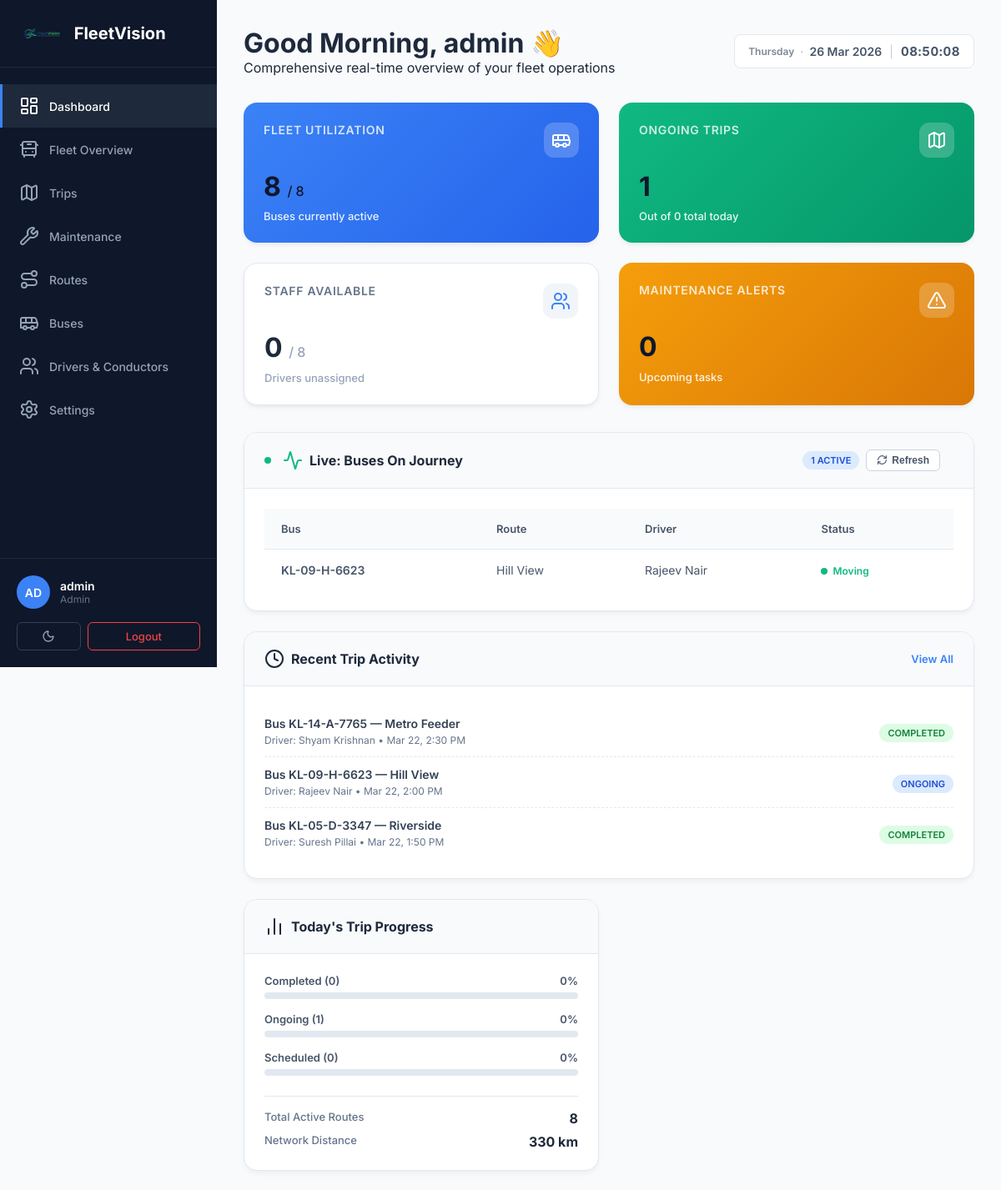
Before: /dashboard.php (signed in, upper part) with the older database file.
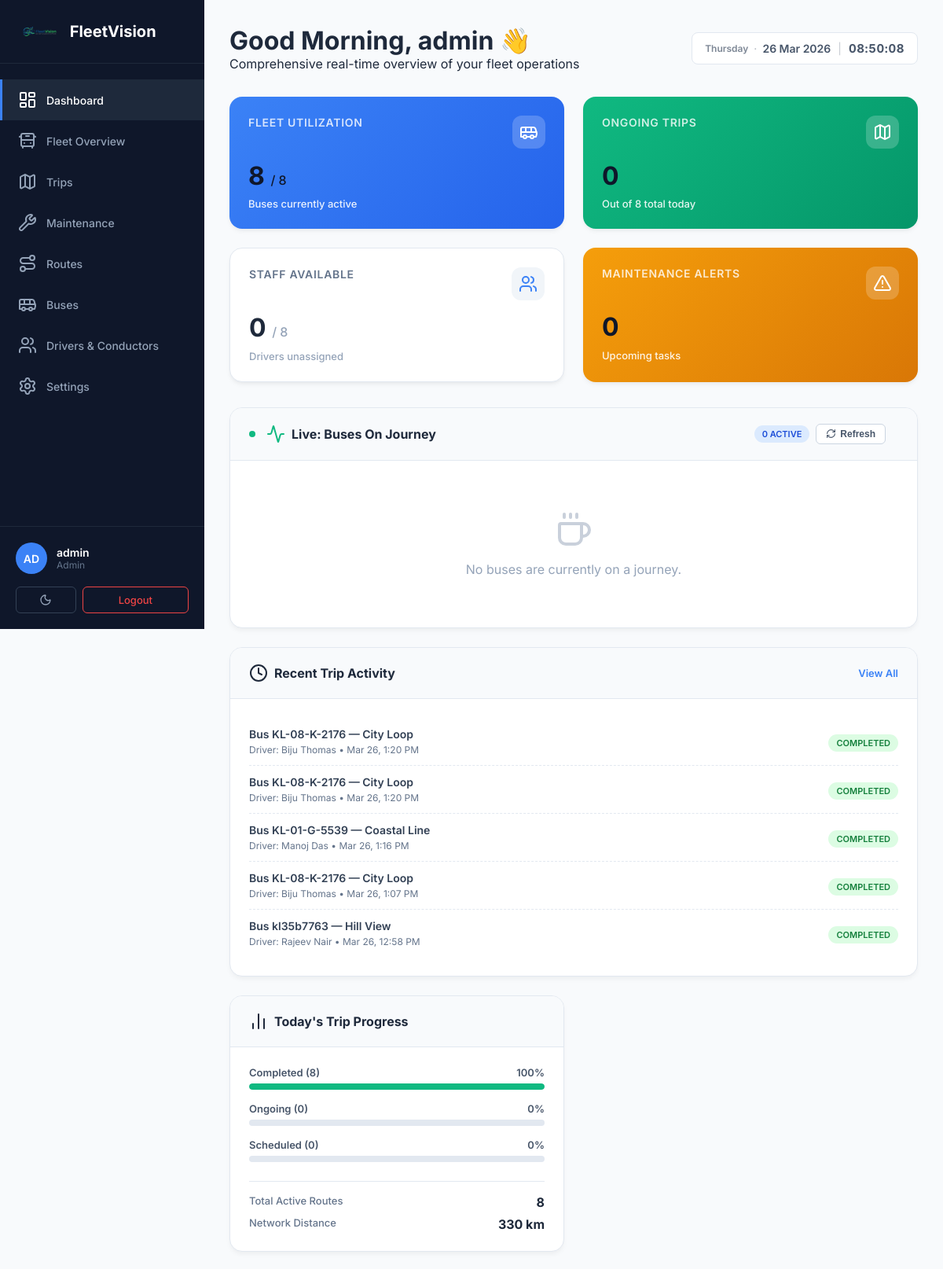
After: the same page with the newer database file.
### tables this page shows
CREATE TABLE buses (
        id INTEGER PRIMARY KEY AUTOINCREMENT,
        bus_number TEXT NOT NULL UNIQUE,
        make TEXT,
        model TEXT,
        year INTEGER,
        capacity INTEGER,
        status TEXT DEFAULT 'active',
        created_at DATETIME DEFAULT CURRENT_TIMESTAMP
    , gps_url TEXT, cctv_url_1 TEXT, cctv_url_2 TEXT, route_id INTEGER REFERENCES routes(id), driver_id INTEGER REFERENCES users(id), conductor_id INTEGER REFERENCES users(id));

CREATE TABLE routes (
        id INTEGER PRIMARY KEY AUTOINCREMENT,
        route_name TEXT NOT NULL,
        start_location TEXT,
        end_location TEXT,
        distance REAL,
        estimated_duration INTEGER, -- stored in minutes
        status TEXT DEFAULT 'active',
        created_at DATETIME DEFAULT CURRENT_TIMESTAMP
    );

CREATE TABLE users (
        id INTEGER PRIMARY KEY AUTOINCREMENT,
        username TEXT NOT NULL UNIQUE,
        email TEXT NOT NULL UNIQUE,
        password_hash TEXT,
        google_id TEXT UNIQUE,
        role TEXT DEFAULT 'user',
        status TEXT DEFAULT 'pending',
        created_at DATETIME DEFAULT CURRENT_TIMESTAMP
    , contact_no TEXT, license_number TEXT, emergency_contact TEXT, blood_type TEXT);

CREATE TABLE trips (
        id INTEGER PRIMARY KEY AUTOINCREMENT,
        bus_id INTEGER,
        route_id INTEGER,
        driver_id INTEGER,
        start_time DATETIME,
        end_time DATETIME,
        status TEXT DEFAULT 'scheduled',
        notes TEXT,
        created_at DATETIME DEFAULT CURRENT_TIMESTAMP, conductor_id INTEGER REFERENCES users(id),
        FOREIGN KEY(bus_id) REFERENCES buses(id),
        FOREIGN KEY(route_id) REFERENCES routes(id),
        FOREIGN KEY(driver_id) REFERENCES users(id)
    );

### dashboard.php (the view, shortened to what the changed rows need)
<?php
include __DIR__ . '/includes/header.php';
require_once __DIR__ . '/includes/db.php';
$role = isset($_SESSION['role']) ? strtolower($_SESSION['role']) : null;
$today = date('Y-m-d');
$current_username = $_SESSION['username'] ?? 'User';
$total_buses = (int)$pdo->query("SELECT COUNT(*) FROM buses WHERE status != 'deleted'")->fetchColumn();
$active_buses = (int)$pdo->query("SELECT COUNT(*) FROM buses WHERE status = 'active'")->fetchColumn();
$trips_today = (int)$pdo->query("SELECT COUNT(*) FROM trips WHERE DATE(start_time) = '$today'")->fetchColumn();
$ongoing_trips = (int)$pdo->query("SELECT COUNT(*) FROM trips WHERE status = 'ongoing'")->fetchColumn();
$completed_trips = (int)$pdo->query("SELECT COUNT(*) FROM trips WHERE DATE(start_time) = '$today' AND status = 'completed'")->fetchColumn();
$scheduled_trips_today = (int)$pdo->query("SELECT COUNT(*) FROM trips WHERE DATE(start_time) = '$today' AND status = 'scheduled'")->fetchColumn();
$maint_due = (int)$pdo->query("SELECT COUNT(*) FROM services WHERE status IN ('scheduled','ongoing')")->fetchColumn();
$maint_overdue = (int)$pdo->query("SELECT COUNT(*) FROM services WHERE status = 'scheduled' AND service_date < '$today'")->fetchColumn();
$total_routes = (int)$pdo->query("SELECT COUNT(*) FROM routes WHERE status = 'active'")->fetchColumn();
$total_route_distance = (float)$pdo->query("SELECT SUM(distance) FROM routes WHERE status = 'active'")->fetchColumn();
$total_drivers = (int)$pdo->query("SELECT COUNT(*) FROM users WHERE role = 'driver' AND status != 'deleted'")->fetchColumn();
$available_drivers = (int)$pdo->query("SELECT COUNT(*) FROM users u LEFT JOIN buses b ON b.driver_id = u.id WHERE u.role = 'driver' AND u.status = 'approved' AND b.id IS NULL")->fetchColumn();
$latest_trips = $pdo->query("
    SELECT t.*, b.bus_number, r.route_name, u.username as driver_name
    FROM trips t
    LEFT JOIN buses b ON t.bus_id = b.id
    LEFT JOIN routes r ON t.route_id = r.id
    LEFT JOIN users u ON t.driver_id = u.id
    ORDER BY t.start_time DESC LIMIT 5
")->fetchAll(PDO::FETCH_ASSOC);
$buses_on_journey = $pdo->query("
    SELECT b.bus_number, b.make, b.model, r.route_name, u.username as driver_name
    FROM trips t
    JOIN buses b ON t.bus_id = b.id
    JOIN routes r ON t.route_id = r.id
    LEFT JOIN users u ON t.driver_id = u.id
    WHERE t.status = 'ongoing'
")->fetchAll(PDO::FETCH_ASSOC);
?>
<header class="top-header">
    <div class="header-left">
        <div class="greeting-section">
            <h1 class="greeting-title">Good <?php $h=(int)date('H'); echo $h<12?'Morning':($h<17?'Afternoon':'Evening'); ?>, <?php echo htmlspecialchars($current_username); ?> 👋</h1>
        </div>
    </div>
</header>
<section class="content-section">
<?php if ($role === 'admin' || $role === 'fleet manager' || $role === 'fleet_manager'): ?>
    <div class="dashboard-grid">
        <div class="stat-card primary col-span-3">
            <div class="stat-header">
                <div class="stat-title">Fleet Utilization</div>
                <div class="stat-icon"><i data-lucide="bus"></i></div>
            </div>
            <div class="stat-value" id="kpi-active-buses"><?php echo $active_buses; ?> <span style="font-size:16px;font-weight:500;">/ <span id="kpi-total-buses"><?php echo $total_buses; ?></span></span></div>
            <div class="stat-desc">Buses currently active</div>
        </div>
        <div class="stat-card success col-span-3">
            <div class="stat-header">
                <div class="stat-title">Ongoing Trips</div>
                <div class="stat-icon"><i data-lucide="map"></i></div>
            </div>
            <div class="stat-value" id="kpi-ongoing-trips"><?php echo $ongoing_trips; ?></div>
            <div class="stat-desc">Out of <span id="kpi-trips-today"><?php echo $trips_today; ?></span> total today</div>
        </div>
        <div class="stat-card col-span-3">
            <div class="stat-header">
                <div class="stat-title">Staff Available</div>
                <div class="stat-icon"><i data-lucide="users"></i></div>
            </div>
            <div class="stat-value" style="color:#1e293b;"><span id="kpi-avail-drivers"><?php echo $available_drivers; ?></span> <span style="font-size:16px;font-weight:500;color:#94a3b8;">/ <span id="kpi-total-drivers"><?php echo $total_drivers; ?></span></span></div>
            <div class="stat-desc">Drivers unassigned</div>
        </div>
        <div class="stat-card <?php echo $maint_overdue > 0 ? 'danger' : 'warning'; ?> col-span-3" id="kpi-maint-card">
            <div class="stat-header">
                <div class="stat-title">Maintenance Alerts</div>
                <div class="stat-icon"><i data-lucide="alert-triangle"></i></div>
            </div>
            <div class="stat-value" id="kpi-maint-val"><?php echo $maint_overdue > 0 ? $maint_overdue : $maint_due; ?></div>
            <div class="stat-desc" id="kpi-maint-desc"><?php echo $maint_overdue > 0 ? 'Overdue tasks!' : 'Upcoming tasks'; ?></div>
        </div>
    </div>
    <div class="dashboard-grid">
        <div class="col-span-8" style="display: flex; flex-direction: column; gap: 24px;">
            <div class="panel">
                <div class="panel-header">
                    <div class="panel-title"><span class="live-dot"></span><i data-lucide="activity" style="color:#10b981;"></i> Live: Buses On Journey</div>
                    <div style="display:flex;align-items:center;gap:8px;">
                        <span class="pill ongoing" id="boj-count"><?php echo count($buses_on_journey); ?> Active</span>
                        <button class="dash-refresh-btn" id="dash-refresh-btn" onclick="refreshDashboard()" title="Refresh now">
                            <i data-lucide="refresh-cw" style="width:13px;height:13px;"></i> Refresh
                        </button>
                    </div>
                </div>
                <div class="panel-body">
                    <?php if (count($buses_on_journey) > 0): ?>
                    <table class="data-table" style="margin:0; box-shadow:none; border:none;">
                        <thead>
                            <tr>
                                <th style="background:transparent;">Bus</th>
                                <th style="background:transparent;">Route</th>
                                <th style="background:transparent;">Driver</th>
                                <th style="background:transparent;">Status</th>
                            </tr>
                        </thead>
                        <tbody id="boj-tbody">
                            <?php foreach($buses_on_journey as $boj): ?>
                            <tr>
                                <td style="font-weight:600;"><?php echo htmlspecialchars($boj['bus_number']); ?></td>
                                <td><?php echo htmlspecialchars($boj['route_name']); ?></td>
                                <td><?php echo htmlspecialchars($boj['driver_name'] ?? '—'); ?></td>
                                <td><span style="display:inline-flex; align-items:center; gap:6px; color:#10b981; font-weight:600; font-size:12px;"><span style="width:8px;height:8px;border-radius:50%;background:#10b981;animation:pulse 2s infinite;"></span> Moving</span></td>
                            </tr>
                            <?php endforeach; ?>
                        </tbody>
                    </table>
                    <?php else: ?>
                    <div id="boj-empty" style="text-align: center; padding: 40px 0; color: #94a3b8;">
                        <i data-lucide="coffee" style="width:48px; height:48px; opacity:0.5; margin-bottom:12px;"></i>
                        <p>No buses are currently on a journey.</p>
                    </div>
                    <?php endif; ?>
                </div>
            </div>
            <div class="panel">
                <div class="panel-header">
                    <div class="panel-title"><i data-lucide="clock"></i> Recent Trip Activity</div>
                    <a href="trips.php" style="font-size:13px; font-weight:600; color:#3b82f6; text-decoration:none;">View All</a>
                </div>
                <div class="panel-body">
                    <?php if(count($latest_trips) > 0): ?>
                    <ul class="feed-list" id="recent-trips-feed">
                        <?php foreach($latest_trips as $lt): ?>
                        <li class="feed-item" data-trip-id="<?php echo $lt['id']; ?>">
                            <div class="feed-main">
                                <div class="feed-title">Bus <?php echo htmlspecialchars($lt['bus_number'] ?? 'Unknown'); ?> — <?php echo htmlspecialchars($lt['route_name'] ?? 'Unknown Route'); ?></div>
                                <div class="feed-sub">Driver: <?php echo htmlspecialchars($lt['driver_name'] ?? 'Unassigned'); ?> • <?php echo date('M d, g:i A', strtotime($lt['start_time'])); ?></div>
                            </div>
                            <div class="feed-right">
                                <span class="pill <?php echo $lt['status']; ?>"><?php echo ucfirst($lt['status']); ?></span>
                            </div>
                        </li>
                        <?php endforeach; ?>
                    </ul>
                    <?php else: ?>
                    <p style="color:#94a3b8; text-align:center; padding: 20px;">No trips logged yet.</p>
                    <?php endif; ?>
                </div>
            </div>
        </div>
        <div class="col-span-4" style="display: flex; flex-direction: column; gap: 24px;">
            <div class="panel">
                <div class="panel-header">
                    <div class="panel-title"><i data-lucide="bar-chart-2"></i> Today's Trip Progress</div>
                </div>
                <div class="panel-body">
                    <?php
                    $pct_comp = $trips_today > 0 ? round(($completed_trips / $trips_today)*100) : 0;
                    $pct_ong = $trips_today > 0 ? round(($ongoing_trips / $trips_today)*100) : 0;
                    $pct_sch = $trips_today > 0 ? round(($scheduled_trips_today / $trips_today)*100) : 0;
                    ?>
                    <div class="prog-container">
                        <div class="prog-header"><span>Completed (<span id="prog-comp-n"><?php echo $completed_trips; ?></span>)</span> <span id="prog-comp-pct"><?php echo $pct_comp; ?>%</span></div>
                        <div class="prog-bar-bg"><div class="prog-bar-fill bg-green" id="prog-comp-bar" style="width:<?php echo $pct_comp; ?>%"></div></div>
                    </div>
                    <div class="prog-container">
                        <div class="prog-header"><span>Ongoing (<span id="prog-ong-n"><?php echo $ongoing_trips; ?></span>)</span> <span id="prog-ong-pct"><?php echo $pct_ong; ?>%</span></div>
                        <div class="prog-bar-bg"><div class="prog-bar-fill bg-blue" id="prog-ong-bar" style="width:<?php echo $pct_ong; ?>%"></div></div>
                    </div>
                    <div class="prog-container">
                        <div class="prog-header"><span>Scheduled (<span id="prog-sch-n"><?php echo $scheduled_trips_today; ?></span>)</span> <span id="prog-sch-pct"><?php echo $pct_sch; ?>%</span></div>
                        <div class="prog-bar-bg"><div class="prog-bar-fill bg-yellow" id="prog-sch-bar" style="width:<?php echo $pct_sch; ?>%"></div></div>
                    </div>
                    <div style="margin-top: 24px; padding-top: 16px; border-top: 1px solid #e2e8f0;">
                        <div style="display:flex; justify-content:space-between; margin-bottom:8px;">
                            <span style="font-size:13px; color:#64748b; font-weight:500;">Total Active Routes</span>
                            <span style="font-weight:700; color:#1e293b;"><?php echo $total_routes; ?></span>
                        </div>
                        <div style="display:flex; justify-content:space-between;">
                            <span style="font-size:13px; color:#64748b; font-weight:500;">Network Distance</span>
                            <span style="font-weight:700; color:#1e293b;"><?php echo $total_route_distance; ?> km</span>
                        </div>
                    </div>
                </div>
            </div>
        </div>
    </div>
<?php endif; ?>
</section>
<?php include __DIR__ . '/includes/footer.php'; ?>

Changed rows visible on the page:
no longer on this page (row edited): buses: bus_number "KL-09-H-6623", route.route_name "Hill View", driver.username "Rajeev Nair"
no longer on this page (row unchanged): trips: bus.bus_number "KL-14-A-7765", route.route_name "Metro Feeder", driver.username "Shyam Krishnan", start_time "Mar 22, 2:30 PM", status "COMPLETED"
no longer on this page (row edited): trips: bus.bus_number "KL-09-H-6623", route.route_name "Hill View", driver.username "Rajeev Nair", start_time "Mar 22, 2:00 PM", status "ONGOING"
no longer on this page (row unchanged): trips: bus.bus_number "KL-05-D-3347", route.route_name "Riverside", driver.username "Suresh Pillai", start_time "Mar 22, 1:50 PM", status "COMPLETED"
added trips: bus.bus_number "KL-08-K-2176", route.route_name "City Loop", driver.username "Biju Thomas", start_time "Mar 26, 1:20 PM", status "COMPLETED"
added trips: bus.bus_number "KL-08-K-2176", route.route_name "City Loop", driver.username "Biju Thomas", start_time "Mar 26, 1:20 PM", status "COMPLETED"
added trips: bus.bus_number "KL-01-G-5539", route.route_name "Coastal Line", driver.username "Manoj Das", start_time "Mar 26, 1:16 PM", status "COMPLETED"
added trips: bus.bus_number "KL-08-K-2176", route.route_name "City Loop", driver.username "Biju Thomas", start_time "Mar 26, 1:07 PM", status "COMPLETED"
added trips: bus.bus_number "kl35b7763", route.route_name "Hill View", driver.username "Rajeev Nair", start_time "Mar 26, 12:58 PM", status "COMPLETED"
Other visible differences:
$ongoing_trips: "1" → "0"
$trips_today: "0" → "8"
count($buses_on_journey): "1" → "0"
$completed_trips: "0" → "8"
$pct_comp: "0" → "100"
text no longer shown: "Bus Route Driver Status"
text now shown: "No buses are currently on a journey."
